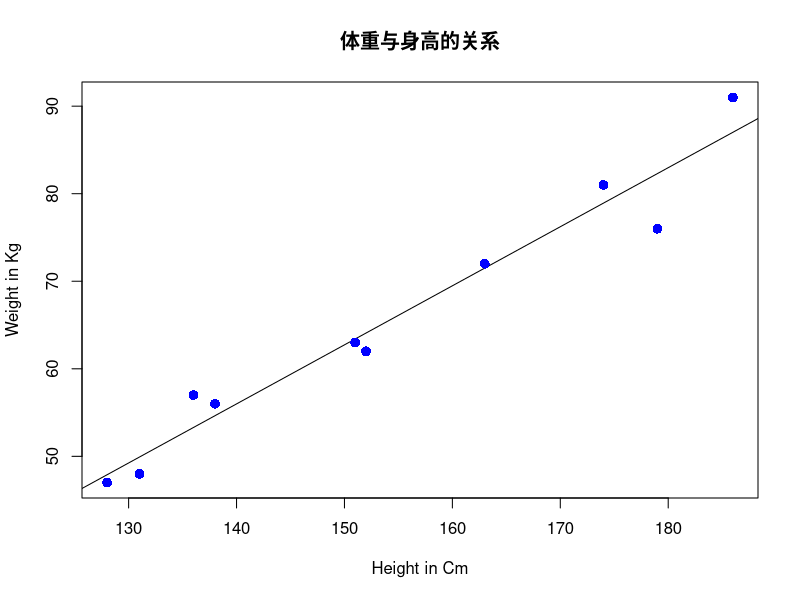

The R source for this figure:
# 示例
# 计算平均值
#mean(x, trim = 0, na.rm = FALSE, ...)
#trim: 在首尾分别去除异常值，取值范围为0~0.5之间。
#      比如向量中有10个元素，trim为0.2，则首尾各去除2个(排序后)
#na.rm: 是否删除输入向量中的缺失值NA, TRUE表示删除
example_nums = c(1, 3, 5, 7, 9, -3, 10, -5, 21, 8)
#排序后: -5, -3, 1, 3, 5, 7, 8, 9, 10, 21
mean(example_nums) #5.6
mean(example_nums, trim = 0.2) #5.5 先排序后剔除
#-5, -3, 1, 3, 5, 7, 8, 9, 10, 21
mean(c(1, 3, 5, 7, 8, 9)) #5.5


# 计算中位数
#median(x, na.rm = FALSE)
median(example_nums) #6


# 计算出现次数最多的元素
get_most = function(x) {
    v = unique(x)
    v[which.max(tabulate(match(x, v)))]
}
get_most(c(1, -1, 1, 2, 1, 3)) #1


# 线性回归
#lm(formula,data)
height = c(151, 174, 138, 186, 128, 136, 179, 163, 152, 131)
weight = c(63, 81, 56, 91, 47, 57, 76, 72, 62, 48)
relation = lm(weight~height)
#Call:
#    lm(formula = weight ~ height)
#Coefficients:
#    (Intercept)       height  
#-38.4551       0.6746

summary(relation)
#Call:
#    lm(formula = weight ~ height)
#Residuals:
#    Min      1Q  Median      3Q     Max 
#-6.3002 -1.6629  0.0412  1.8944  3.9775 
#Coefficients:
#    Estimate Std. Error t value Pr(>|t|)    
#(Intercept) -38.45509    8.04901  -4.778  0.00139 ** 
#    height        0.67461    0.05191  12.997 1.16e-06 ***
#    ---
#    Signif. codes:  0 ‘***’ 0.001 ‘**’ 0.01 ‘*’ 0.05 ‘.’ 0.1 ‘ ’ 1
#Residual standard error: 3.253 on 8 degrees of freedom
#Multiple R-squared:  0.9548,	Adjusted R-squared:  0.9491 
#F-statistic: 168.9 on 1 and 8 DF,  p-value: 1.164e-06

predict(relation, data.frame(height = 170)) #76.22869

plot(
    height, weight, col = "blue", main = "体重与身高的关系",
    abline(relation), cex = 1.3, pch = 16, xlab = "Height in Cm",
    ylab = "Weight in Kg"
)
